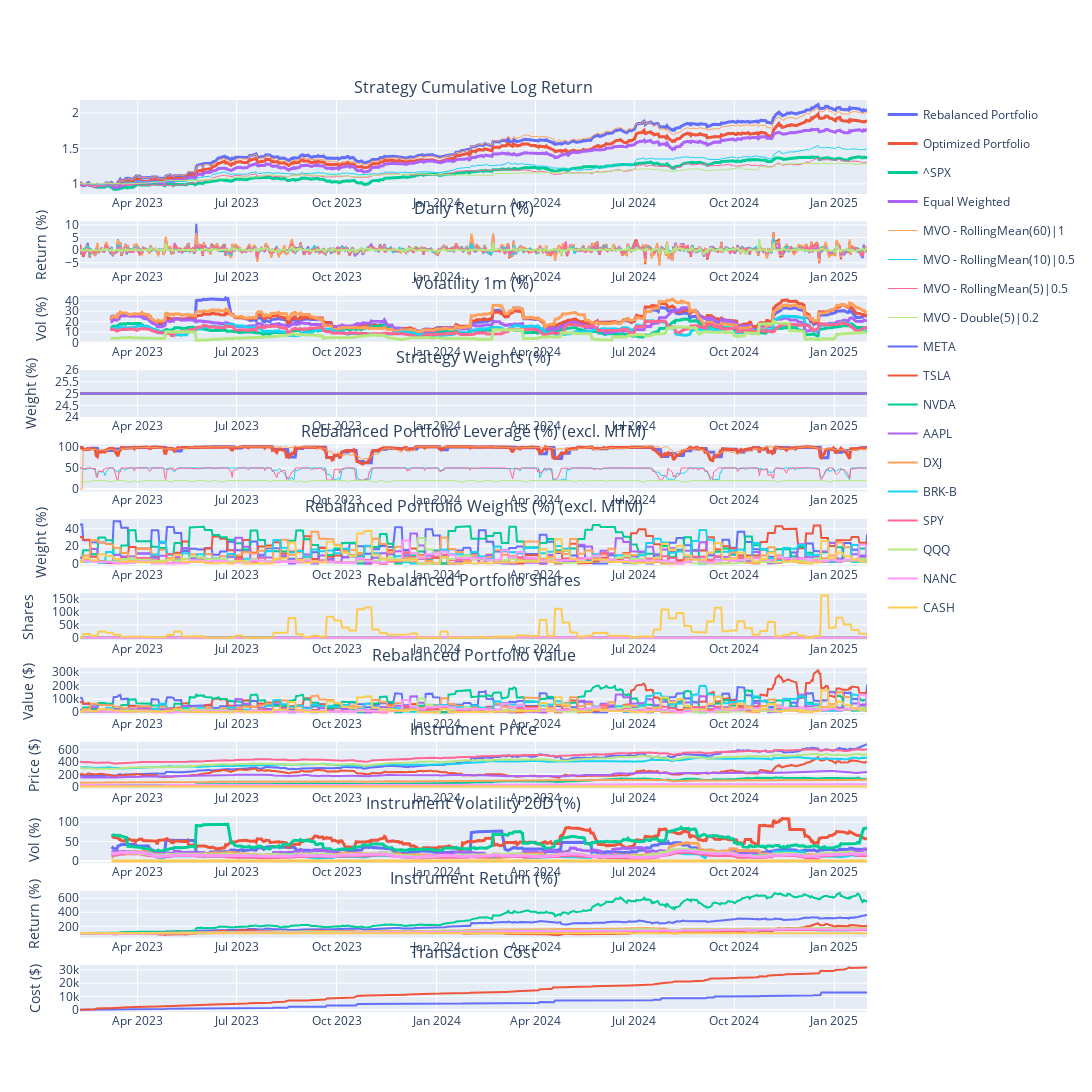

The code cell stored with this chart in its notebook:
### Markdown cell above
# Log

2024-11-22: If we don't fix sum of weights to constant (e.g. 1), the model would statisfy the HHI constraints by reducing the overeall weights only, but not diversing the portfolios. Still, fixing to 1 is not good because sometime we should de-leverage given signals are weak. So we can consider to add a cash element in the optimization

2024-11-30: Create benchmark portfolios (e.g. equally weighted of all stocks) (DONE)

2024-12-06: Alpha models using returns relative to something (e.g. SPX)

### Code cell
portfolio = PortfolioStandard(
    capital=228709+11204,
    name='MVOPortfolio',        
    rebalance_iter=RebalancerIter('0 0 * * Fri', 1),        
    tc_model=TransactionCostFutu(), 
    systems_style=SystemStyle.VERTICAL,
    systems=[        
        # Long terms signals => 60days return / diversified        
        TradingSubSystemSingle(vol_target=vol_target, instruments=instruments, strategy=[MeanVarianceOpt(alpha_model=RollingMean(60), risk_model=RollingMeanCovNeg(60), gamma=10, hhi=0.2, confidence=1, leverage=1)], max_leverage=max_leverage, offset=60),

        # Mid terms signals => 30days return / diversified        
        # TradingSubSystemSingle(vol_target=vol_target, instruments=instruments, strategy=[MeanVarianceOpt(alpha_model=RollingMean(30), risk_model=RollingMeanCovNeg(30), gamma=10, hhi=0.2, confidence=1, leverage=1)], max_leverage=max_leverage, offset=60),

        # Short terms signals => 5 and 10days returns / less diversified
        TradingSubSystemSingle(vol_target=vol_target, instruments=instruments, strategy=[MeanVarianceOpt(alpha_model=RollingMean(10), risk_model=RollingMeanCovNeg(10), gamma=30, hhi=0.4, confidence=0.5, leverage=1)], max_leverage=max_leverage, offset=60),         
        TradingSubSystemSingle(vol_target=vol_target, instruments=instruments, strategy=[MeanVarianceOpt(alpha_model=RollingMean(5), risk_model=RollingMeanCovNeg(5), gamma=30, hhi=0.4, confidence=0.5, leverage=1)], max_leverage=max_leverage, offset=60),         

        # Mean Revert signals => 2days RSI / concentrated
        # TradingSubSystemSingle(vol_target=vol_target, instruments=instruments, strategy=[MeanVarianceOpt(alpha_model=RSI(2,10), risk_model=ZeroCov(), gamma=0, hhi=0, confidence=0.2)], max_leverage=max_leverage, offset=200),
        # TradingSubSystemSingle(vol_target=vol_target, instruments=instruments, strategy=[MeanVarianceOpt(alpha_model=RSI(2,95), risk_model=ZeroCov(), gamma=0, hhi=0, confidence=-1)], max_leverage=max_leverage, offset=200),

        # Mean Revert signals => Double7 / concentrated
        TradingSubSystemSingle(vol_target=vol_target, instruments=instruments, strategy=[MeanVarianceOpt(alpha_model=Double7(5), risk_model=ZeroCov(), gamma=0, hhi=0, confidence=0.2)], max_leverage=max_leverage, offset=200),
    ]
)

portfolio.set_start_date(start_date)
portfolio.set_end_date(end_date)
portfolio.backtest_subsystems()
portfolio.optimize()
portfolio.backtest()
portfolio.rebalance()
portfolio.performance(show_all_rets=True)

### Figure 1 — Plotly figure (JSON) as saved in the notebook; plotly's stock layout.template omitted (floating-point values rounded to 4 significant figures; data arrays with more than 128 entries replaced by an {"elided": "..."} marker saying what was removed)
{"data": [{"legendgroup": "Rebalanced Portfolio", "line": {"width": 3}, "marker": {"color": "#636EFA"}, "name": "Rebalanced Portfolio", "type": "scatter", "x": {"elided": "498 str values"}, "xaxis": "x", "y": {"elided": "498 float values"}, "yaxis": "y"}, {"legendgroup": "Rebalanced Portfolio", "marker": {"color": "#636EFA"}, "name": "Rebalanced Portfolio", "showlegend": false, "type": "scatter", "x": {"elided": "498 str values"}, "xaxis": "x2", "y": {"elided": "498 float values"}, "yaxis": "y2"}, {"legendgroup": "Rebalanced Portfolio", "line": {"width": 3}, "marker": {"color": "#636EFA"}, "name": "Rebalanced Portfolio", "showlegend": false, "type": "scatter", "x": {"elided": "498 str values"}, "xaxis": "x3", "y": {"elided": "498 float values"}, "yaxis": "y3"}, {"legendgroup": "Rebalanced Portfolio", "line": {"width": 3}, "marker": {"color": "#636EFA"}, "name": "Rebalanced Portfolio", "showlegend": false, "type": "scatter", "x": {"elided": "498 str values"}, "xaxis": "x5", "y": {"elided": "498 float values"}, "yaxis": "y5"}, {"legendgroup": "Rebalanced Portfolio", "marker": {"color": "#636EFA"}, "name": "Rebalanced Portfolio", "showlegend": false, "type": "scatter", "x": {"elided": "498 str values"}, "xaxis": "x12", "y": {"elided": "498 float values"}, "yaxis": "y12"}, {"legendgroup": "Optimized Portfolio", "line": {"width": 3}, "marker": {"color": "#EF553B"}, "name": "Optimized Portfolio", "type": "scatter", "x": {"elided": "498 str values"}, "xaxis": "x", "y": {"elided": "498 float values"}, "yaxis": "y"}, {"legendgroup": "Optimized Portfolio", "marker": {"color": "#EF553B"}, "name": "Optimized Portfolio", "showlegend": false, "type": "scatter", "x": {"elided": "498 str values"}, "xaxis": "x2", "y": {"elided": "498 float values"}, "yaxis": "y2"}, {"legendgroup": "Optimized Portfolio", "line": {"width": 3}, "marker": {"color": "#EF553B"}, "name": "Optimized Portfolio", "showlegend": false, "type": "scatter", "x": {"elided": "498 str values"}, "xaxis": "x3", "y": {"elided": "498 float values"}, "yaxis": "y3"}, {"legendgroup": "Optimized Portfolio", "line": {"width": 3}, "marker": {"color": "#EF553B"}, "name": "Optimized Portfolio", "showlegend": false, "type": "scatter", "x": {"elided": "498 str values"}, "xaxis": "x5", "y": {"elided": "498 float values"}, "yaxis": "y5"}, {"legendgroup": "Optimized Portfolio", "marker": {"color": "#EF553B"}, "name": "Optimized Portfolio", "showlegend": false, "type": "scatter", "x": {"elided": "498 str values"}, "xaxis": "x12", "y": {"elided": "498 float values"}, "yaxis": "y12"}, {"legendgroup": "^SPX", "line": {"width": 3}, "marker": {"color": "#00CC96"}, "name": "^SPX", "type": "scatter", "x": {"elided": "498 str values"}, "xaxis": "x", "y": {"elided": "498 float values"}, "yaxis": "y"}, {"legendgroup": "^SPX", "marker": {"color": "#00CC96"}, "name": "^SPX", "showlegend": false, "type": "scatter", "x": {"elided": "498 str values"}, "xaxis": "x2", "y": {"elided": "498 float values"}, "yaxis": "y2"}, {"legendgroup": "^SPX", "line": {"width": 3}, "marker": {"color": "#00CC96"}, "name": "^SPX", "showlegend": false, "type": "scatter", "x": {"elided": "498 str values"}, "xaxis": "x3", "y": {"elided": "498 float values"}, "yaxis": "y3"}, {"legendgroup": "Equal Weighted", "line": {"width": 3}, "marker": {"color": "#AB63FA"}, "name": "Equal Weighted", "type": "scatter", "x": {"elided": "498 str values"}, "xaxis": "x", "y": {"elided": "498 float values"}, "yaxis": "y"}, {"legendgroup": "Equal Weighted", "marker": {"color": "#AB63FA"}, "name": "Equal Weighted", "showlegend": false, "type": "scatter", "x": {"elided": "498 str values"}, "xaxis": "x2", "y": {"elided": "498 float values"}, "yaxis": "y2"}, {"legendgroup": "Equal Weighted", "line": {"width": 3}, "marker": {"color": "#AB63FA"}, "name": "Equal Weighted", "showlegend": false, "type": "scatter", "x": {"elided": "498 str values"}, "xaxis": "x3", "y": {"elided": "498 float values"}, "yaxis": "y3"}, {"legendgroup": "MVO - RollingMean(60)|1", "line": {"width": 1}, "marker": {"color": "#FFA15A"}, "name": "MVO - RollingMean(60)|1", "type": "scatter", "x": {"elided": "498 str values"}, "xaxis": "x", "y": {"elided": "498 float values"}, "yaxis": "y"}, {"legendgroup": "MVO - RollingMean(60)|1", "marker": {"color": "#FFA15A"}, "name": "MVO - RollingMean(60)|1", "showlegend": false, "type": "scatter", "x": {"elided": "498 str values"}, "xaxis": "x2", "y": {"elided": "498 float values"}, "yaxis": "y2"}, {"legendgroup": "MVO - RollingMean(60)|1", "line": {"width": 3}, "marker": {"color": "#FFA15A"}, "name": "MVO - RollingMean(60)|1", "showlegend": false, "type": "scatter", "x": {"elided": "498 str values"}, "xaxis": "x3", "y": {"elided": "498 float values"}, "yaxis": "y3"}, {"legendgroup": "MVO - RollingMean(60)|1", "line": {"width": 1}, "marker": {"color": "#FFA15A"}, "name": "MVO - RollingMean(60)|1", "showlegend": false, "type": "scatter", "x": {"elided": "498 str values"}, "xaxis": "x5", "y": {"elided": "498 float values"}, "yaxis": "y5"}, {"legendgroup": "MVO - RollingMean(10)|0.5", "line": {"width": 1}, "marker": {"color": "#19D3F3"}, "name": "MVO - RollingMean(10)|0.5", "type": "scatter", "x": {"elided": "498 str values"}, "xaxis": "x", "y": {"elided": "498 float values"}, "yaxis": "y"}, {"legendgroup": "MVO - RollingMean(10)|0.5", "marker": {"color": "#19D3F3"}, "name": "MVO - RollingMean(10)|0.5", "showlegend": false, "type": "scatter", "x": {"elided": "498 str values"}, "xaxis": "x2", "y": {"elided": "498 float values"}, "yaxis": "y2"}, {"legendgroup": "MVO - RollingMean(10)|0.5", "line": {"width": 3}, "marker": {"color": "#19D3F3"}, "name": "MVO - RollingMean(10)|0.5", "showlegend": false, "type": "scatter", "x": {"elided": "498 str values"}, "xaxis": "x3", "y": {"elided": "498 float values"}, "yaxis": "y3"}, {"legendgroup": "MVO - RollingMean(10)|0.5", "line": {"width": 1}, "marker": {"color": "#19D3F3"}, "name": "MVO - RollingMean(10)|0.5", "showlegend": false, "type": "scatter", "x": {"elided": "498 str values"}, "xaxis": "x5", "y": {"elided": "498 float values"}, "yaxis": "y5"}, {"legendgroup": "MVO - RollingMean(5)|0.5", "line": {"width": 1}, "marker": {"color": "#FF6692"}, "name": "MVO - RollingMean(5)|0.5", "type": "scatter", "x": {"elided": "498 str values"}, "xaxis": "x", "y": {"elided": "498 float values"}, "yaxis": "y"}, {"legendgroup": "MVO - RollingMean(5)|0.5", "marker": {"color": "#FF6692"}, "name": "MVO - RollingMean(5)|0.5", "showlegend": false, "type": "scatter", "x": {"elided": "498 str values"}, "xaxis": "x2", "y": {"elided": "498 float values"}, "yaxis": "y2"}, {"legendgroup": "MVO - RollingMean(5)|0.5", "line": {"width": 3}, "marker": {"color": "#FF6692"}, "name": "MVO - RollingMean(5)|0.5", "showlegend": false, "type": "scatter", "x": {"elided": "498 str values"}, "xaxis": "x3", "y": {"elided": "498 float values"}, "yaxis": "y3"}, {"legendgroup": "MVO - RollingMean(5)|0.5", "line": {"width": 1}, "marker": {"color": "#FF6692"}, "name": "MVO - RollingMean(5)|0.5", "showlegend": false, "type": "scatter", "x": {"elided": "498 str values"}, "xaxis": "x5", "y": {"elided": "498 float values"}, "yaxis": "y5"}, {"legendgroup": "MVO - Double(5)|0.2", "line": {"width": 1}, "marker": {"color": "#B6E880"}, "name": "MVO - Double(5)|0.2", "type": "scatter", "x": {"elided": "498 str values"}, "xaxis": "x", "y": {"elided": "498 float values"}, "yaxis": "y"}, {"legendgroup": "MVO - Double(5)|0.2", "marker": {"color": "#B6E880"}, "name": "MVO - Double(5)|0.2", "showlegend": false, "type": "scatter", "x": {"elided": "498 str values"}, "xaxis": "x2", "y": {"elided": "498 float values"}, "yaxis": "y2"}, {"legendgroup": "MVO - Double(5)|0.2", "line": {"width": 3}, "marker": {"color": "#B6E880"}, "name": "MVO - Double(5)|0.2", "showlegend": false, "type": "scatter", "x": {"elided": "498 str values"}, "xaxis": "x3", "y": {"elided": "498 float values"}, "yaxis": "y3"}, {"legendgroup": "MVO - Double(5)|0.2", "line": {"width": 1}, "marker": {"color": "#B6E880"}, "name": "MVO - Double(5)|0.2", "showlegend": false, "type": "scatter", "x": {"elided": "498 str values"}, "xaxis": "x5", "y": {"elided": "498 float values"}, "yaxis": "y5"}, {"legendgroup": "MVO - RollingMean(60)|1", "marker": {"color": "#636EFA"}, "name": "MVO - RollingMean(60)|1", "showlegend": false, "type": "scatter", "x": {"elided": "498 str values"}, "xaxis": "x4", "y": {"elided": "498 float values"}, "yaxis": "y4"}, {"legendgroup": "MVO - RollingMean(10)|0.5", "marker": {"color": "#EF553B"}, "name": "MVO - RollingMean(10)|0.5", "showlegend": false, "type": "scatter", "x": {"elided": "498 str values"}, "xaxis": "x4", "y": {"elided": "498 float values"}, "yaxis": "y4"}, {"legendgroup": "MVO - RollingMean(5)|0.5", "marker": {"color": "#00CC96"}, "name": "MVO - RollingMean(5)|0.5", "showlegend": false, "type": "scatter", "x": {"elided": "498 str values"}, "xaxis": "x4", "y": {"elided": "498 float values"}, "yaxis": "y4"}, {"legendgroup": "MVO - Double(5)|0.2", "marker": {"color": "#AB63FA"}, "name": "MVO - Double(5)|0.2", "showlegend": false, "type": "scatter", "x": {"elided": "498 str values"}, "xaxis": "x4", "y": {"elided": "498 float values"}, "yaxis": "y4"}, {"legendgroup": "META", "marker": {"color": "#636EFA"}, "name": "META", "showlegend": true, "type": "scatter", "x": {"elided": "498 str values"}, "xaxis": "x6", "y": {"elided": "498 float values"}, "yaxis": "y6"}, {"legendgroup": "META", "marker": {"color": "#636EFA"}, "name": "META", "showlegend": false, "type": "scatter", "x": {"elided": "498 str values"}, "xaxis": "x7", "y": {"elided": "498 float values"}, "yaxis": "y7"}, {"legendgroup": "META", "marker": {"color": "#636EFA"}, "name": "META", "showlegend": false, "type": "scatter", "x": {"elided": "498 str values"}, "xaxis": "x8", "y": {"elided": "498 float values"}, "yaxis": "y8"}, {"legendgroup": "META", "marker": {"color": "#636EFA"}, "name": "META", "showlegend": false, "type": "scatter", "x": {"elided": "498 str values"}, "xaxis": "x9", "y": {"elided": "498 float values"}, "yaxis": "y9"}, {"legendgroup": "META", "line": {"width": 3}, "marker": {"color": "#636EFA"}, "name": "META", "showlegend": false, "type": "scatter", "x": {"elided": "498 str values"}, "xaxis": "x10", "y": {"elided": "498 float values"}, "yaxis": "y10"}, {"legendgroup": "META", "marker": {"color": "#636EFA"}, "name": "META", "showlegend": false, "type": "scatter", "x": {"elided": "498 str values"}, "xaxis": "x11", "y": {"elided": "498 float values"}, "yaxis": "y11"}, {"legendgroup": "TSLA", "marker": {"color": "#EF553B"}, "name": "TSLA", "showlegend": true, "type": "scatter", "x": {"elided": "498 str values"}, "xaxis": "x6", "y": {"elided": "498 float values"}, "yaxis": "y6"}, {"legendgroup": "TSLA", "marker": {"color": "#EF553B"}, "name": "TSLA", "showlegend": false, "type": "scatter", "x": {"elided": "498 str values"}, "xaxis": "x7", "y": {"elided": "498 float values"}, "yaxis": "y7"}, {"legendgroup": "TSLA", "marker": {"color": "#EF553B"}, "name": "TSLA", "showlegend": false, "type": "scatter", "x": {"elided": "498 str values"}, "xaxis": "x8", "y": {"elided": "498 float values"}, "yaxis": "y8"}, {"legendgroup": "TSLA", "marker": {"color": "#EF553B"}, "name": "TSLA", "showlegend": false, "type": "scatter", "x": {"elided": "498 str values"}, "xaxis": "x9", "y": {"elided": "498 float values"}, "yaxis": "y9"}, {"legendgroup": "TSLA", "line": {"width": 3}, "marker": {"color": "#EF553B"}, "name": "TSLA", "showlegend": false, "type": "scatter", "x": {"elided": "498 str values"}, "xaxis": "x10", "y": {"elided": "498 float values"}, "yaxis": "y10"}, {"legendgroup": "TSLA", "marker": {"color": "#EF553B"}, "name": "TSLA", "showlegend": false, "type": "scatter", "x": {"elided": "498 str values"}, "xaxis": "x11", "y": {"elided": "498 float values"}, "yaxis": "y11"}, {"legendgroup": "NVDA", "marker": {"color": "#00CC96"}, "name": "NVDA", "showlegend": true, "type": "scatter", "x": {"elided": "498 str values"}, "xaxis": "x6", "y": {"elided": "498 float values"}, "yaxis": "y6"}, {"legendgroup": "NVDA", "marker": {"color": "#00CC96"}, "name": "NVDA", "showlegend": false, "type": "scatter", "x": {"elided": "498 str values"}, "xaxis": "x7", "y": {"elided": "498 float values"}, "yaxis": "y7"}, {"legendgroup": "NVDA", "marker": {"color": "#00CC96"}, "name": "NVDA", "showlegend": false, "type": "scatter", "x": {"elided": "498 str values"}, "xaxis": "x8", "y": {"elided": "498 float values"}, "yaxis": "y8"}, {"legendgroup": "NVDA", "marker": {"color": "#00CC96"}, "name": "NVDA", "showlegend": false, "type": "scatter", "x": {"elided": "498 str values"}, "xaxis": "x9", "y": {"elided": "498 float values"}, "yaxis": "y9"}, {"legendgroup": "NVDA", "line": {"width": 3}, "marker": {"color": "#00CC96"}, "name": "NVDA", "showlegend": false, "type": "scatter", "x": {"elided": "498 str values"}, "xaxis": "x10", "y": {"elided": "498 float values"}, "yaxis": "y10"}, {"legendgroup": "NVDA", "marker": {"color": "#00CC96"}, "name": "NVDA", "showlegend": false, "type": "scatter", "x": {"elided": "498 str values"}, "xaxis": "x11", "y": {"elided": "498 float values"}, "yaxis": "y11"}, {"legendgroup": "AAPL", "marker": {"color": "#AB63FA"}, "name": "AAPL", "showlegend": true, "type": "scatter", "x": {"elided": "498 str values"}, "xaxis": "x6", "y": {"elided": "498 float values"}, "yaxis": "y6"}, {"legendgroup": "AAPL", "marker": {"color": "#AB63FA"}, "name": "AAPL", "showlegend": false, "type": "scatter", "x": {"elided": "498 str values"}, "xaxis": "x7", "y": {"elided": "498 float values"}, "yaxis": "y7"}, {"legendgroup": "AAPL", "marker": {"color": "#AB63FA"}, "name": "AAPL", "showlegend": false, "type": "scatter", "x": {"elided": "498 str values"}, "xaxis": "x8", "y": {"elided": "498 float values"}, "yaxis": "y8"}, {"legendgroup": "AAPL", "marker": {"color": "#AB63FA"}, "name": "AAPL", "showlegend": false, "type": "scatter", "x": {"elided": "498 str values"}, "xaxis": "x9", "y": {"elided": "498 float values"}, "yaxis": "y9"}, {"legendgroup": "AAPL", "line": {"width": 3}, "marker": {"color": "#AB63FA"}, "name": "AAPL", "showlegend": false, "type": "scatter", "x": {"elided": "498 str values"}, "xaxis": "x10", "y": {"elided": "498 float values"}, "yaxis": "y10"}, {"legendgroup": "AAPL", "marker": {"color": "#AB63FA"}, "name": "AAPL", "showlegend": false, "type": "scatter", "x": {"elided": "498 str values"}, "xaxis": "x11", "y": {"elided": "498 float values"}, "yaxis": "y11"}, {"legendgroup": "DXJ", "marker": {"color": "#FFA15A"}, "name": "DXJ", "showlegend": true, "type": "scatter", "x": {"elided": "498 str values"}, "xaxis": "x6", "y": {"elided": "498 float values"}, "yaxis": "y6"}, {"legendgroup": "DXJ", "marker": {"color": "#FFA15A"}, "name": "DXJ", "showlegend": false, "type": "scatter", "x": {"elided": "498 str values"}, "xaxis": "x7", "y": {"elided": "498 float values"}, "yaxis": "y7"}, {"legendgroup": "DXJ", "marker": {"color": "#FFA15A"}, "name": "DXJ", "showlegend": false, "type": "scatter", "x": {"elided": "498 str values"}, "xaxis": "x8", "y": {"elided": "498 float values"}, "yaxis": "y8"}, {"legendgroup": "DXJ", "marker": {"color": "#FFA15A"}, "name": "DXJ", "showlegend": false, "type": "scatter", "x": {"elided": "498 str values"}, "xaxis": "x9", "y": {"elided": "498 float values"}, "yaxis": "y9"}, {"legendgroup": "DXJ", "line": {"width": 3}, "marker": {"color": "#FFA15A"}, "name": "DXJ", "showlegend": false, "type": "scatter", "x": {"elided": "498 str values"}, "xaxis": "x10", "y": {"elided": "498 float values"}, "yaxis": "y10"}, {"legendgroup": "DXJ", "marker": {"color": "#FFA15A"}, "name": "DXJ", "showlegend": false, "type": "scatter", "x": {"elided": "498 str values"}, "xaxis": "x11", "y": {"elided": "498 float values"}, "yaxis": "y11"}, {"legendgroup": "BRK-B", "marker": {"color": "#19D3F3"}, "name": "BRK-B", "showlegend": true, "type": "scatter", "x": {"elided": "498 str values"}, "xaxis": "x6", "y": {"elided": "498 float values"}, "yaxis": "y6"}, {"legendgroup": "BRK-B", "marker": {"color": "#19D3F3"}, "name": "BRK-B", "showlegend": false, "type": "scatter", "x": {"elided": "498 str values"}, "xaxis": "x7", "y": {"elided": "498 float values"}, "yaxis": "y7"}, {"legendgroup": "BRK-B", "marker": {"color": "#19D3F3"}, "name": "BRK-B", "showlegend": false, "type": "scatter", "x": {"elided": "498 str values"}, "xaxis": "x8", "y": {"elided": "498 float values"}, "yaxis": "y8"}, {"legendgroup": "BRK-B", "marker": {"color": "#19D3F3"}, "name": "BRK-B", "showlegend": false, "type": "scatter", "x": {"elided": "498 str values"}, "xaxis": "x9", "y": {"elided": "498 float values"}, "yaxis": "y9"}, {"legendgroup": "BRK-B", "line": {"width": 3}, "marker": {"color": "#19D3F3"}, "name": "BRK-B", "showlegend": false, "type": "scatter", "x": {"elided": "498 str values"}, "xaxis": "x10", "y": {"elided": "498 float values"}, "yaxis": "y10"}, {"legendgroup": "BRK-B", "marker": {"color": "#19D3F3"}, "name": "BRK-B", "showlegend": false, "type": "scatter", "x": {"elided": "498 str values"}, "xaxis": "x11", "y": {"elided": "498 float values"}, "yaxis": "y11"}, {"legendgroup": "SPY", "marker": {"color": "#FF6692"}, "name": "SPY", "showlegend": true, "type": "scatter", "x": {"elided": "498 str values"}, "xaxis": "x6", "y": {"elided": "498 float values"}, "yaxis": "y6"}, {"legendgroup": "SPY", "marker": {"color": "#FF6692"}, "name": "SPY", "showlegend": false, "type": "scatter", "x": {"elided": "498 str values"}, "xaxis": "x7", "y": {"elided": "498 float values"}, "yaxis": "y7"}, {"legendgroup": "SPY", "marker": {"color": "#FF6692"}, "name": "SPY", "showlegend": false, "type": "scatter", "x": {"elided": "498 str values"}, "xaxis": "x8", "y": {"elided": "498 float values"}, "yaxis": "y8"}, {"legendgroup": "SPY", "marker": {"color": "#FF6692"}, "name": "SPY", "showlegend": false, "type": "scatter", "x": {"elided": "498 str values"}, "xaxis": "x9", "y": {"elided": "498 float values"}, "yaxis": "y9"}, {"legendgroup": "SPY", "line": {"width": 3}, "marker": {"color": "#FF6692"}, "name": "SPY", "showlegend": false, "type": "scatter", "x": {"elided": "498 str values"}, "xaxis": "x10", "y": {"elided": "498 float values"}, "yaxis": "y10"}, {"legendgroup": "SPY", "marker": {"color": "#FF6692"}, "name": "SPY", "showlegend": false, "type": "scatter", "x": {"elided": "498 str values"}, "xaxis": "x11", "y": {"elided": "498 float values"}, "yaxis": "y11"}, {"legendgroup": "QQQ", "marker": {"color": "#B6E880"}, "name": "QQQ", "showlegend": true, "type": "scatter", "x": {"elided": "498 str values"}, "xaxis": "x6", "y": {"elided": "498 float values"}, "yaxis": "y6"}, {"legendgroup": "QQQ", "marker": {"color": "#B6E880"}, "name": "QQQ", "showlegend": false, "type": "scatter", "x": {"elided": "498 str values"}, "xaxis": "x7", "y": {"elided": "498 float values"}, "yaxis": "y7"}, {"legendgroup": "QQQ", "marker": {"color": "#B6E880"}, "name": "QQQ", "showlegend": false, "type": "scatter", "x": {"elided": "498 str values"}, "xaxis": "x8", "y": {"elided": "498 float values"}, "yaxis": "y8"}, {"legendgroup": "QQQ", "marker": {"color": "#B6E880"}, "name": "QQQ", "showlegend": false, "type": "scatter", "x": {"elided": "498 str values"}, "xaxis": "x9", "y": {"elided": "498 float values"}, "yaxis": "y9"}, {"legendgroup": "QQQ", "line": {"width": 3}, "marker": {"color": "#B6E880"}, "name": "QQQ", "showlegend": false, "type": "scatter", "x": {"elided": "498 str values"}, "xaxis": "x10", "y": {"elided": "498 float values"}, "yaxis": "y10"}, {"legendgroup": "QQQ", "marker": {"color": "#B6E880"}, "name": "QQQ", "showlegend": false, "type": "scatter", "x": {"elided": "498 str values"}, "xaxis": "x11", "y": {"elided": "498 float values"}, "yaxis": "y11"}, {"legendgroup": "NANC", "marker": {"color": "#FF97FF"}, "name": "NANC", "showlegend": true, "type": "scatter", "x": {"elided": "498 str values"}, "xaxis": "x6", "y": {"elided": "498 float values"}, "yaxis": "y6"}, {"legendgroup": "NANC", "marker": {"color": "#FF97FF"}, "name": "NANC", "showlegend": false, "type": "scatter", "x": {"elided": "498 str values"}, "xaxis": "x7", "y": {"elided": "498 float values"}, "yaxis": "y7"}, {"legendgroup": "NANC", "marker": {"color": "#FF97FF"}, "name": "NANC", "showlegend": false, "type": "scatter", "x": {"elided": "498 str values"}, "xaxis": "x8", "y": {"elided": "498 float values"}, "yaxis": "y8"}, {"legendgroup": "NANC", "marker": {"color": "#FF97FF"}, "name": "NANC", "showlegend": false, "type": "scatter", "x": {"elided": "498 str values"}, "xaxis": "x9", "y": {"elided": "498 float values"}, "yaxis": "y9"}, {"legendgroup": "NANC", "line": {"width": 3}, "marker": {"color": "#FF97FF"}, "name": "NANC", "showlegend": false, "type": "scatter", "x": {"elided": "498 str values"}, "xaxis": "x10", "y": {"elided": "498 float values"}, "yaxis": "y10"}, {"legendgroup": "NANC", "marker": {"color": "#FF97FF"}, "name": "NANC", "showlegend": false, "type": "scatter", "x": {"elided": "498 str values"}, "xaxis": "x11", "y": {"elided": "498 float values"}, "yaxis": "y11"}, {"legendgroup": "CASH", "marker": {"color": "#FECB52"}, "name": "CASH", "showlegend": true, "type": "scatter", "x": {"elided": "498 str values"}, "xaxis": "x6", "y": {"elided": "498 float values"}, "yaxis": "y6"}, {"legendgroup": "CASH", "marker": {"color": "#FECB52"}, "name": "CASH", "showlegend": false, "type": "scatter", "x": {"elided": "498 str values"}, "xaxis": "x7", "y": {"elided": "498 float values"}, "yaxis": "y7"}, {"legendgroup": "CASH", "marker": {"color": "#FECB52"}, "name": "CASH", "showlegend": false, "type": "scatter", "x": {"elided": "498 str values"}, "xaxis": "x8", "y": {"elided": "498 float values"}, "yaxis": "y8"}, {"legendgroup": "CASH", "marker": {"color": "#FECB52"}, "name": "CASH", "showlegend": false, "type": "scatter", "x": {"elided": "498 str values"}, "xaxis": "x9", "y": {"elided": "498 int values"}, "yaxis": "y9"}, {"legendgroup": "CASH", "line": {"width": 3}, "marker": {"color": "#FECB52"}, "name": "CASH", "showlegend": false, "type": "scatter", "x": {"elided": "498 str values"}, "xaxis": "x10", "y": {"elided": "498 float values"}, "yaxis": "y10"}, {"legendgroup": "CASH", "marker": {"color": "#FECB52"}, "name": "CASH", "showlegend": false, "type": "scatter", "x": {"elided": "498 str values"}, "xaxis": "x11", "y": {"elided": "498 float values"}, "yaxis": "y11"}], "layout": {"annotations": [{"font": {"size": 16}, "showarrow": false, "text": "Strategy Cumulative Log Return", "x": 0.5, "xanchor": "center", "xref": "paper", "y": 1, "yanchor": "bottom", "yref": "paper"}, {"font": {"size": 16}, "showarrow": false, "text": "Daily Return (%)", "x": 0.5, "xanchor": "center", "xref": "paper", "y": 0.8669, "yanchor": "bottom", "yref": "paper"}, {"font": {"size": 16}, "showarrow": false, "text": "Volatility 1m (%)", "x": 0.5, "xanchor": "center", "xref": "paper", "y": 0.7854, "yanchor": "bottom", "yref": "paper"}, {"font": {"size": 16}, "showarrow": false, "text": "Strategy Weights (%)", "x": 0.5, "xanchor": "center", "xref": "paper", "y": 0.7038, "yanchor": "bottom", "yref": "paper"}, {"font": {"size": 16}, "showarrow": false, "text": "Rebalanced Portfolio Leverage (%) (excl. MTM)", "x": 0.5, "xanchor": "center", "xref": "paper", "y": 0.6223, "yanchor": "bottom", "yref": "paper"}, {"font": {"size": 16}, "showarrow": false, "text": "Rebalanced Portfolio Weights (%) (excl. MTM)", "x": 0.5, "xanchor": "center", "xref": "paper", "y": 0.5408, "yanchor": "bottom", "yref": "paper"}, {"font": {"size": 16}, "showarrow": false, "text": "Rebalanced Portfolio Shares", "x": 0.5, "xanchor": "center", "xref": "paper", "y": 0.4592, "yanchor": "bottom", "yref": "paper"}, {"font": {"size": 16}, "showarrow": false, "text": "Rebalanced Portfolio Value", "x": 0.5, "xanchor": "center", "xref": "paper", "y": 0.3777, "yanchor": "bottom", "yref": "paper"}, {"font": {"size": 16}, "showarrow": false, "text": "Instrument Price", "x": 0.5, "xanchor": "center", "xref": "paper", "y": 0.2962, "yanchor": "bottom", "yref": "paper"}, {"font": {"size": 16}, "showarrow": false, "text": "Instrument Volatility 20D (%)", "x": 0.5, "xanchor": "center", "xref": "paper", "y": 0.2146, "yanchor": "bottom", "yref": "paper"}, {"font": {"size": 16}, "showarrow": false, "text": "Instrument Return (%)", "x": 0.5, "xanchor": "center", "xref": "paper", "y": 0.1331, "yanchor": "bottom", "yref": "paper"}, {"font": {"size": 16}, "showarrow": false, "text": "Transaction Cost", "x": 0.5, "xanchor": "center", "xref": "paper", "y": 0.05154, "yanchor": "bottom", "yref": "paper"}], "height": 4000, "hoverlabel": {"namelength": -1}, "hovermode": "x", "width": 1500, "xaxis": {"anchor": "y", "domain": [0, 1], "matches": "x12", "showticklabels": true}, "xaxis10": {"anchor": "y10", "domain": [0, 1], "matches": "x12", "showticklabels": true}, "xaxis11": {"anchor": "y11", "domain": [0, 1], "matches": "x12", "showticklabels": true}, "xaxis12": {"anchor": "y12", "domain": [0, 1], "showticklabels": true}, "xaxis2": {"anchor": "y2", "domain": [0, 1], "matches": "x12", "showticklabels": true}, "xaxis3": {"anchor": "y3", "domain": [0, 1], "matches": "x12", "showticklabels": true}, "xaxis4": {"anchor": "y4", "domain": [0, 1], "matches": "x12", "showticklabels": true}, "xaxis5": {"anchor": "y5", "domain": [0, 1], "matches": "x12", "showticklabels": true}, "xaxis6": {"anchor": "y6", "domain": [0, 1], "matches": "x12", "showticklabels": true}, "xaxis7": {"anchor": "y7", "domain": [0, 1], "matches": "x12", "showticklabels": true}, "xaxis8": {"anchor": "y8", "domain": [0, 1], "matches": "x12", "showticklabels": true}, "xaxis9": {"anchor": "y9", "domain": [0, 1], "matches": "x12", "showticklabels": true}, "yaxis": {"anchor": "x", "domain": [0.8969, 1]}, "yaxis10": {"anchor": "x10", "domain": [0.1631, 0.2146], "title": {"text": "Vol (%)"}}, "yaxis11": {"anchor": "x11", "domain": [0.08154, 0.1331], "title": {"text": "Return (%)"}}, "yaxis12": {"anchor": "x12", "domain": [0, 0.05154], "title": {"text": "Cost ($)"}}, "yaxis2": {"anchor": "x2", "domain": [0.8154, 0.8669], "title": {"text": "Return (%)"}}, "yaxis3": {"anchor": "x3", "domain": [0.7338, 0.7854], "title": {"text": "Vol (%)"}}, "yaxis4": {"anchor": "x4", "domain": [0.6523, 0.7038], "title": {"text": "Weight (%)"}}, "yaxis5": {"anchor": "x5", "domain": [0.5708, 0.6223]}, "yaxis6": {"anchor": "x6", "domain": [0.4892, 0.5408], "title": {"text": "Weight (%)"}}, "yaxis7": {"anchor": "x7", "domain": [0.4077, 0.4592], "title": {"text": "Shares"}}, "yaxis8": {"anchor": "x8", "domain": [0.3262, 0.3777], "title": {"text": "Value ($)"}}, "yaxis9": {"anchor": "x9", "domain": [0.2446, 0.2962], "title": {"text": "Price ($)"}}}}
